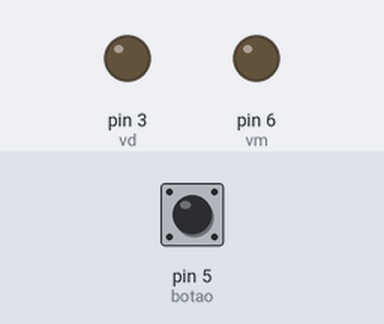
A sketch run on a simulated Arduino Uno, built with avr-gcc and run on an emulated ATmega328P. Parts: output pins drawn as LEDs (lit = HIGH). Inputs (shaded band) come from the test bench; at power-on: pin 5 (botao) LOW.

Above: at 1.2 s.
1.3 s: pin 5 (botao) pulled HIGH for 0.15 s
At 2.1 s:
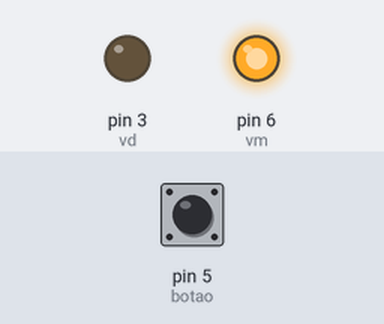
2.9 s: pin 5 (botao) pulled HIGH for 1 s
At 3.3 s:
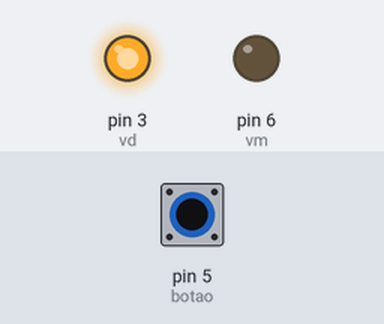
5.4 s: pin 5 (botao) pulled HIGH for 3.2 s
At 6.4 s:
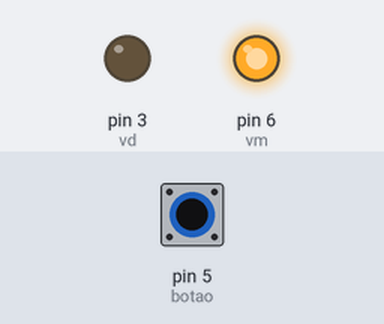
Timing chart, 0 to 8.4 s (numbered marks = the images above; inputs shaded):
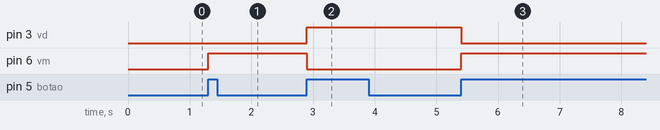

Measured:
- after the input at 1.3 s, pin 6 (vm): LOW → HIGH at once
- after the input at 2.9 s, pin 3 (vd): LOW → HIGH at once; pin 6 (vm): HIGH → LOW at once
- after the input at 5.4 s, pin 3 (vd): HIGH → LOW at once; pin 6 (vm): LOW → HIGH at once

The sketch:

aula5.3_271217.ino
```cpp
const int vm = 6;
const int vd = 3;
const int botao = 5;
int estb = LOW;
int estvm = LOW;
int estvd = LOW;
int uestb = LOW;
int uestvm = LOW;
int uestvd = LOW;

void setup() {
  // put your setup code here, to run once:
pinMode (vm,OUTPUT);
pinMode (vd,OUTPUT);
pinMode (botao,INPUT);
}

void loop() {
  // put your main code here, to run repeatedly:
estb = digitalRead (botao);
if (estb != uestb)
{
 if (estb == HIGH )
 {
  if (uestvm == HIGH)
  {
    digitalWrite (vm,LOW);
    uestvm = LOW;
    digitalWrite (vd,HIGH);
    uestvd = HIGH;
  }
  else
  {
   digitalWrite (vm,HIGH);
   uestvm = HIGH;
   digitalWrite (vd,LOW);
   uestvd = LOW;
  }
 }
}
uestb = estb;
}
```
